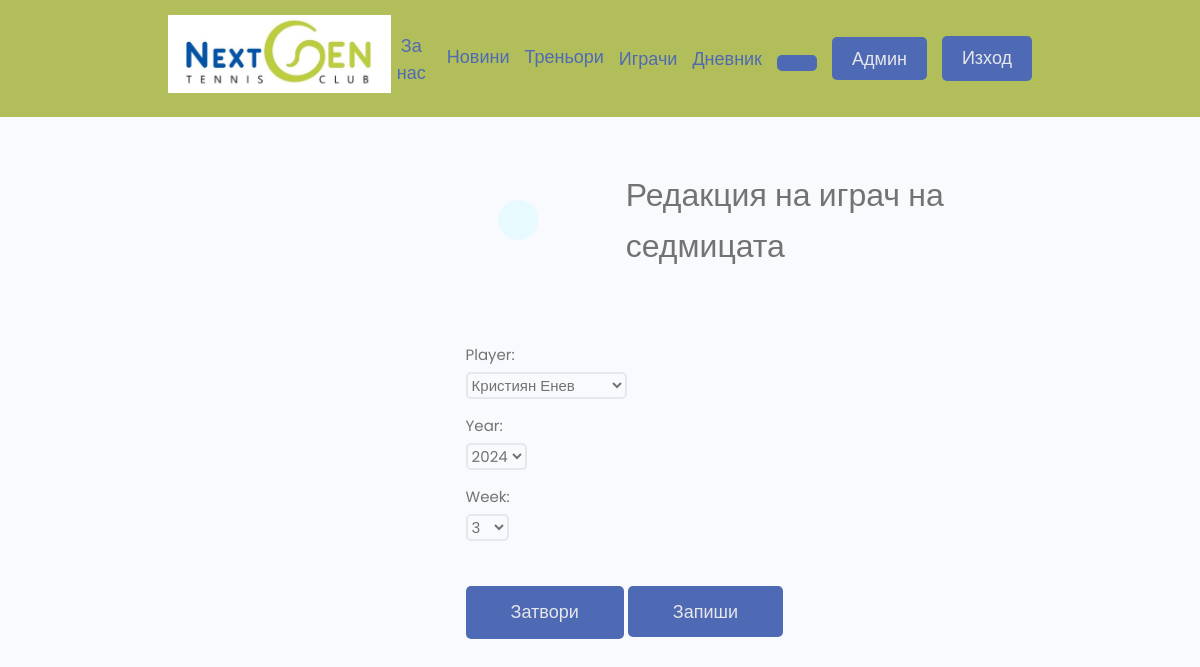
The app's page /profiles/edit-playerotw/6/ (signed in) with its own data.
### users/models.py (models this page shows, shortened)
class PlayerOTW(models.Model):
    YEARS = [(i,i) for i in range(2023,2033)]
    WEEKS = [(i,i) for i in range(1,58)]
    currentYear = datetime.datetime.now().year
    currentWeek = datetime.datetime.now().isocalendar()[1]
    player = models.ForeignKey(Profile,null=True, on_delete=models.SET_NULL)
    year = models.IntegerField(choices = YEARS, default=currentYear)
    week = models.IntegerField(choices = WEEKS, default=currentWeek)
    class Meta:
        ordering = ['-year', '-week']
        unique_together = ('week', 'year')

### users/views.py (the view, shortened to what this page needs)
# urls.py: path('edit-playerotw/<str:pk>/', views.editPlayerOTW, name='edit-playerotw'),
@login_required(login_url='login')
@user_passes_test(lambda u: u.is_staff)
def editPlayerOTW(request,pk):
    playerOtw = PlayerOTW.objects.get(id=pk)
    form = PlayerOTWForm(instance=playerOtw)
    form.fields['player'].queryset = Profile.objects.filter(is_coach=False)
    context={'form':form, 'isNew': False}
    return render(request, 'users/playerotw_form.html',context)

### users/forms.py
class PlayerOTWForm(ModelForm):
    class Meta:
        model = PlayerOTW
        fields = '__all__'
    def __init__(self, *args, **kwargs):
        super(PlayerOTWForm, self).__init__(*args, **kwargs)
        for name, field in self.fields.items():
            field.widget.attrs.update({'class': 'input'})

### users/models.py (called while the page is built)
    def __str__(self)->str:
        return str(self.name)

### users/templates/users/playerotw_form.html (shortened to what this page needs)
{% extends 'main.html' %}
{% block content %}
<div class="container">
  <div class="layout">
    <div class="column column--1of3">
    </div>
    <div class="column column--2of3">
            <table class="eval__table">
                <tr>
                  <td class="settings__thumbnail">
                    <a class="backButton" href="{%url 'playersotwadmin'%}"></a>
                  </td>
                    <td class="settings__tableInfo">
                      {% if isNew %}
                      <h3>Нов играч на седмицата</h3>
                      {% else %}
                      <h3>Редакция на играч на седмицата</h3>
                      {% endif %}
                    </td>
                </tr>
              </table>
            <form method="POST" enctype="multipart/form-data">
                {% for field in form %}
                <div class="form__field">
                    <label for="formInput#text">{{field.label}}: </label>
                    {{field}}
                </div>
                {% endfor %}
                <a class="btn btn--sub btn--lg  my-md" href="{%url 'playersotwadmin'%}">Затвори</a>
                <input class="btn btn--sub btn--lg  my-md" type="submit" value="Запиши" />
            </form>
        </div>
    </div>
</div>
{% endblock content%}

### static/styles/app.css (style rules this page uses)
:root { --color-sub: #b2be59; --color-menu: rgb(79, 106, 180); --color-message: rgb(66, 66, 66); }
.btn--sub { background-color: var(--color-menu); color: var(--color-light) !important; }
.eval__table { margin-top: 3rem; margin-bottom: 5rem; padding: 0 3rem; background: var(--color-bg); }
.eval__table tr { width: 100%; }
.eval__table tr > td { padding: 2rem 0; }
.settings__thumbnail { width: 23%; min-width: 10rem; }
.settings__tableInfo { width: 100%; }
.backButton { background: var(--color-main-light); color: var(--color-main); width: 4rem; height: 4rem; display: flex; align-items: center; justify-content: center; border-radius: 50%; }

### static/slider/slider.css (style rules this page uses)
* { box-sizing:border-box }

### static/uikit/styles/modules/_variables.css (style rules this page uses)
:root { --color-main: #5aa5b9; --color-main-light: #e6faff; --color-sub: #3f4156; --color-sub-light: #51546e; --color-sub-lighter: #ededfd; --color-text: #737373; --color-gray: #8b8b8b; --color-light: #e5e7eb; --color-light-gray: #767676; --color-bg: #f8fafd; --color-white: #fffefd; --color-white-light: #f3f3f3; --color-success: #359e64; --color-success-bg: #def8e8; --color-error: #fc4b0b; --color-error-bg: #fff2ee; --font-base: 'Poppins', arial, helvetica, 'Segoe UI', roboto, ubuntu, sans-serif; --font-monospace: 'Fira Code', 'Courier New', courier, monospace; --font-regular: 300; --font-medium: 500; --font-bold: 700; --generic-shadow: 1px 1px 5px #00000010; --generic-transition: all 0.3s ease-in-out; }

### static/uikit/styles/modules/_base.css (style rules this page uses)
* { margin: 0; padding: 0; box-sizing: border-box; text-rendering: optimizeLegibility; color: inherit; font-size: inherit; }
html { font-size: 50%; }
@media only screen and (min-width: 480px) { html { font-size: 56.25%; } }
@media only screen and (min-width: 1200px) { html { font-size: 62.5%; } }
body { line-height: 1.6; font-weight: 400; font-size: 1.5rem; color: var(--color-text); background-color: var(--color-bg); min-height: 100vh; }

### static/uikit/styles/modules/_typography.css (style rules this page uses)
* { font-family: var(--font-base); }
h3 { font-size: 3.2rem; font-weight: var(--font-medium); }
a { padding-bottom: 2px; text-decoration: none; display: inline-block; color: var(--color-main); font-weight: var(--font-medium); }

### static/uikit/styles/modules/_utilities.css (style rules this page uses)
.container { width: 92%; max-width: 165rem; margin: 0 auto; box-sizing: border-box; }
@media screen and (min-width: 1000px) { .container { width: 90%; } }
@media screen and (min-width: 1200px) { .container { width: 80%; } }
.my-md { margin: 3rem auto; }

### static/uikit/styles/modules/_button.css (style rules this page uses)
.btn { display: inline-block; position: relative; cursor: pointer; background-color: var(--color-light); font-weight: var(--font-medium); color: var(--color-sub); text-decoration: none; padding: 1rem 2rem; border-radius: 0.5rem; border: none; width: -webkit-fit-content; width: -moz-fit-content; width: fit-content; height: -webkit-fit-content; height: -moz-fit-content; height: fit-content; font-size: 1.6rem; outline-width: 0; outline-color: transparent; -webkit-backface-visibility: hidden; backface-visibility: hidden; transition: all 0.3s ease-in-out; }
.btn--sub { background-color: var(--color-sub); color: var(--color-white); }
.btn--lg { font-size: 1.8rem; padding: 1.2rem 4.5rem; margin-bottom: 1rem; }

### static/uikit/styles/modules/_form.css (style rules this page uses)
.form__field { margin-top: 1.5rem; margin-bottom: 1.5rem; }
.form__label, .form__field > label { display: block; margin-bottom: 0.5rem; color: var(--color-text); }
select.input { border-radius: 0.5rem; border: 2px solid var(--color-light)!important; transition: all 0.3s ease-in-out; background-color: var(--color-bg); }
input.input[type='text']:focus, input.input[type='email']:focus, input.input[type='password']:focus, input.input[type='number']:focus, input.input[type='text']:active, input.input[type='email']:active, input.input[type='password']:active, input.input[type='number']:active, select.input, textarea.input:focus, textarea.input:active { outline: none; border: 2px solid var(--color-main); }

### static/uikit/styles/modules/_layout.css (style rules this page uses)
.layout { display: flex; flex-flow: row wrap; justify-content: space-between; }
.layout > .column { margin-bottom: 3rem; }
.layout > .column.column--1of3 { flex-basis: 30%; }
.layout > .column.column--2of3 { flex-basis: 64%; }

### records on screen
PlayerOTW: form "Кристиян Енев" "2024" "3"

### other values on screen
{{ field.label }} "Player" "Year" "Week"
